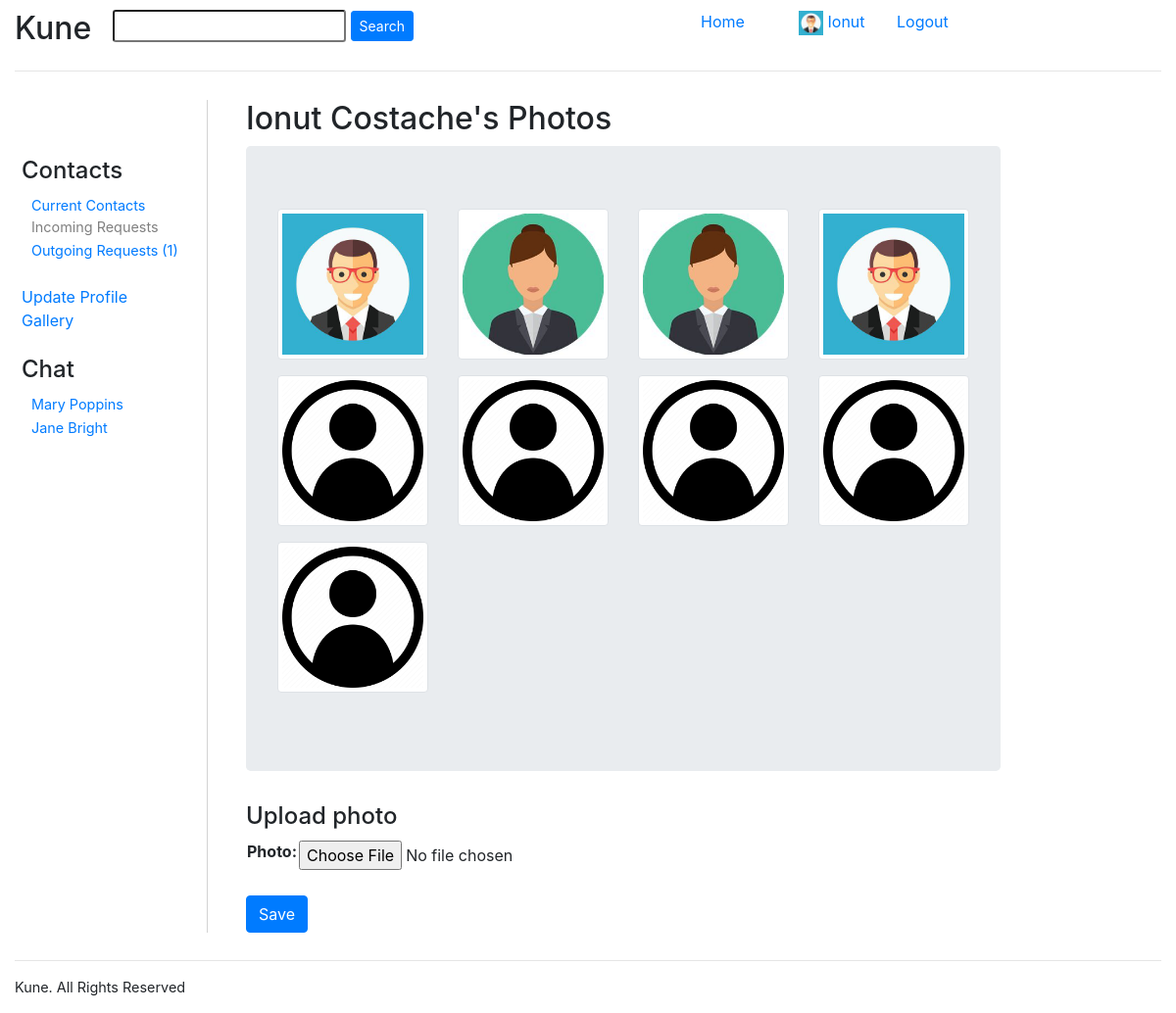
Before: /gallery (signed in) with the older database file.
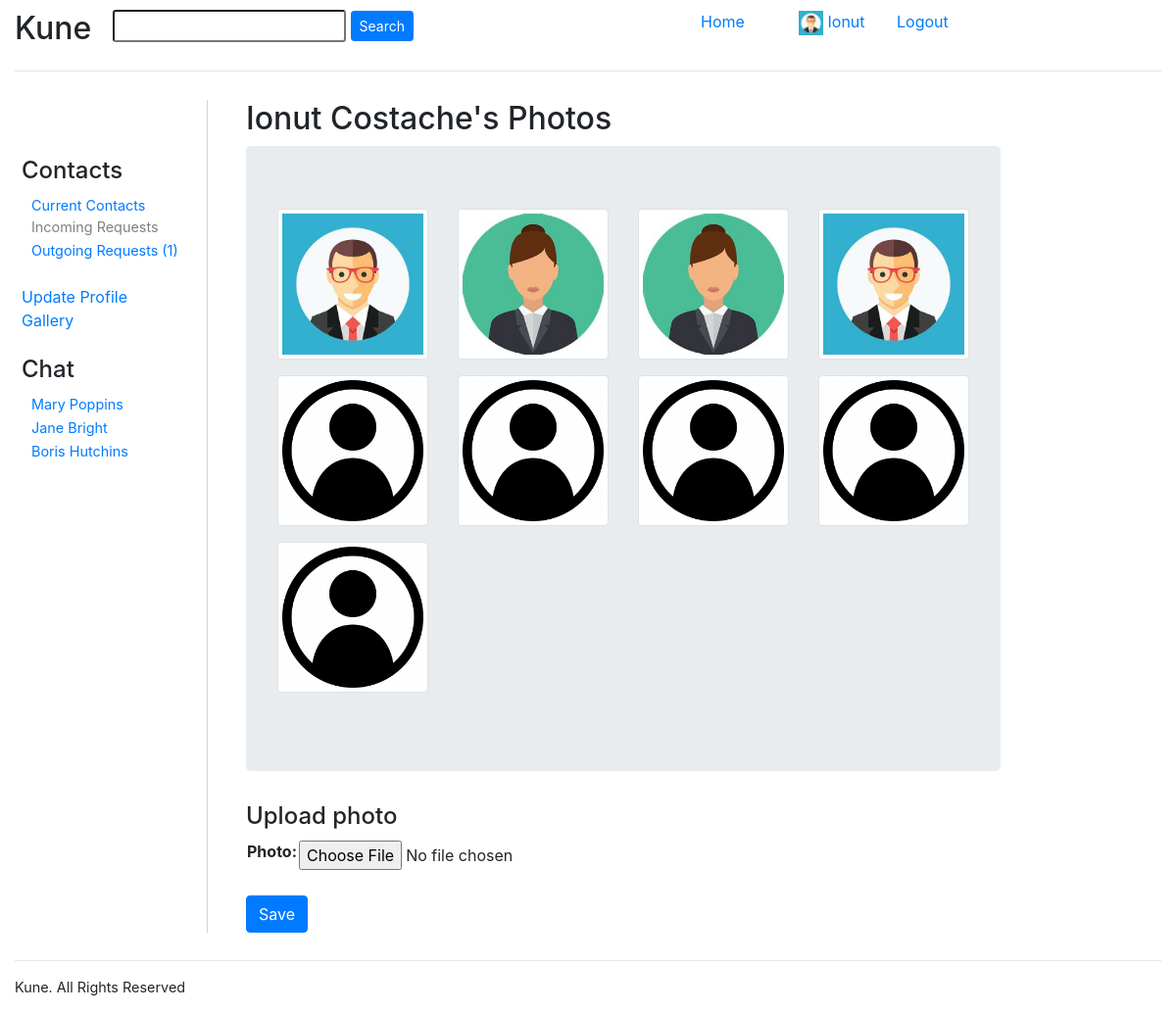
After: the same page with the newer database file.
### users/models.py (models this page shows)
class AppUser(AbstractUser):
    country = models.CharField(max_length = 100, null = False, blank = False)
    about_user = models.TextField(null = True, blank = True)
    contacts = models.ManyToManyField("AppUser", blank = True)
    photo = models.ImageField(upload_to='profile/', default='default/default_profile.png')
    def get_photo(self):
        if self.photo:
            print('media/profile/' + str(self.photo))
            return settings.MEDIA_URL + str(self.photo)
        return settings.MEDIA_URL + self._meta.get_field('photo').get_default()

### users/views.py (the view)
# urls.py: path('gallery', views.gallery, name = 'gallery'),
@login_required
def gallery(request):
    if request.method == 'GET':
        user_photos = UserPhoto.objects.filter(owner=request.user).order_by('-added_on')
        user_photos_list = []
        for record in user_photos:
            user_photos_list.append(record.photo)
        upload_form = PhotoUploadForm()
        context = get_user_context(request.user, request.user.id)
        return render(request, 'gallery.html', {'photos': user_photos_list,
                                                'upload_form': upload_form,
                                                'photos_user': request.user,
                                                'incoming_connections': context['incoming_connections'],
                                                'outgoing_connections': context['outgoing_connections'],
                                                'contacts': context['contacts_list']})
    else:
        return HttpResponse("Invalid request")

### users/forms.py
class PhotoUploadForm(forms.Form):
    owner = 'Owner'
    photo = forms.ImageField(required = True)
    class Meta:
        model = UserPhoto
        fields = ['owner', 'photo']

### users/views.py (called while the page is built)
def get_user_context(user, userid):
    user_instance = AppUser.objects.get(id=userid)
    serializer = AppUserSerializer(user_instance)
    contacts = serializer.data['contacts']
    contacts_list = []
    for result in contacts:
        contact = AppUser.objects.get(id=result)
        contacts_list.append(contact)
    incoming_connections = ConnectionRequest.objects.filter(Q(sent_to=user) & Q(status='pending')).count()
    outgoing_connections = ConnectionRequest.objects.filter(Q(initiated_by=user) & Q(status='pending')).count()
    return {'incoming_connections': incoming_connections,
            'outgoing_connections': outgoing_connections,
            'contacts_list': contacts_list}

### users/templates/gallery.html (shortened to what this page needs)
{% extends "./base.html" %}
{% block content %}
    <h2>{{ photos_user.first_name }} {{photos_user.last_name }}'s Photos</h2>
    <div class="jumbotron">
        <div class="row">
            {% for photo in photos %}
                <div class="col-sm-6 col-md-4 col-lg-3" >
                    <figure>
                        <img src="{{ photo.url }}" class="img-thumbnail">
                    </figure>
                </div>
            {% endfor %}
        </div>
    </div>
    {% if upload_form %}
        <h4>Upload photo</h4>
        <form id="upload_form" method="post" action = "{% url 'upload_photo' %}" enctype="multipart/form-data">
            <table>
                {{ upload_form.as_table }}
            </table><br/>
            <input class="btn btn-primary" type="submit" name="submit" value="Save" />
        </form>
    {% endif %}
{% endblock %}

### users/templates/base.html (shortened to what this page needs)
{% include "./header.html" %}
<div class="container-fluid" >
    <div class="row" style="min-height:10px;"></div>
    <div class="row">
        {% include "./title.html" %}
    </div>
    <hr style="height:1px;color:lightgray;">
    <div class="row" style="min-height:400px;">
        <div class="col-sm-2" id="left-section" style="background-color: white; margin: 1%; border-right: 1px solid lightgrey;padding:10px">
            {% block left_section %}
                {% include "./left_section.html" %}
            {% endblock %}
        </div>
        <div class="col-sm-8" id="content" style="background-color: white; margin: 1%;">
            {% block content %}{% endblock %}
        </div>
        <div class="col-sm-1" id="right-section" style="background-color: white;">
        </div>
    </div>
    <div class="row">
        {% include "./footer.html" %}

### users/templates/header.html (shortened to what this page needs)
{% load bootstrap4 %}
{% load static %}
<!DOCTYPE html>
<html lang="en">
    <head>
        <link rel="stylesheet" type="text/css" href ="{% static 'css/bootstrap.min.css' %}">
    </head>
    <body>

### users/templates/title.html
<div class="col-sm-1" id="top-brand-section" style="min-width: 100px">
    <h2 id="application_title">Kune</h2>
</div>
<div class="col-sm-4" id="top-search-section" style="min-width: 300px">
    {% if user.is_authenticated %}
    <form id="search_contacts" method="get" action = "{% url 'search' %}" enctype="text/plain"}>
        <input class="form-control-sm" type="search" name="search_text" style="vertical-align:middle;" />
        <input class="btn btn-primary btn-sm" type="submit" name="submit_search" value="Search" style="vertical-align:middle;"/>
    </form>
    {% endif %}
</div>
<div class="col-sm-2"></div>
<div class="col-sm-1" id="home">
    <a class="nav_link" href="/">Home&nbsp;</a>
</div>
<div class="col-sm-1" id="user">
    {% if user.is_authenticated %}
        <img src="{{ user.get_photo }}" alt="user profile photo" width="25" height="25">
        <a class="nav_link" href="../get_profile/{{user.id}}">{{ user.first_name }}</a>
    {% else %}
        <a class="nav_link" href="{% url 'register' %}">Register</a>
    {% endif %}
</div>
<div class="col-sm-1" id="login-logout">
    {% if user.is_authenticated %}
        <a class="nav_link" href="{% url 'logout' %}">Logout</a>
    {% else %}
        <a class="nav_link" href="{% url 'login' %}">Login</a>
    {% endif %}
</div>

### users/templates/left_section.html
{% if user.is_authenticated %}
    <br/><br/>
    <h4>Contacts</h4>
    <a href="{% url 'current_contacts' %}" style="padding:10px;font-size:0.9em">Current Contacts</a><br/>
    {% if incoming_connections > 0 %}
        <a href="{% url 'incoming_connection_requests' %}" style="padding:10px;font-size:0.9em">Incoming Requests ({{incoming_connections}})</a>
        <br/>
    {% else %}
        <p style="color:gray;margin:0;padding-left:10px;font-size:0.9em">Incoming Requests</p>
    {% endif %}
    {% if outgoing_connections > 0 %}
        <a href="{% url 'outgoing_connection_requests' %}" style="padding:10px;font-size:0.9em">Outgoing Requests ({{outgoing_connections}})</a>
    {% else %}
        <p style="color:gray;margin:0;padding-left:10px;font-size:0.9em">Outgoing Requests</p>
    {% endif %}
    <br/><br/>
    <a href="{% url 'update_profile' %}">Update Profile</a><br/>
    <a href="{% url 'gallery' %}">Gallery</a>
    <br/></br>
    <h4>Chat</h4>
    {% for contact in contacts %}
        {% if contact.id < user.id %}
            <a href="/chat/{{contact.id}}and{{user.id}}" style="padding:10px;font-size:0.9em;">{{ contact.first_name}} {{ contact.last_name }}</a><br/>
        {% else %}
            <a href="/chat/{{user.id}}and{{contact.id}}" style="padding:10px;font-size:0.9em;">{{ contact.first_name}} {{ contact.last_name }}</a><br/>
        {% endif %}
    {% endfor %}
{% else %}
    <br/><br/><br/><br/><br/><br/>
    <p style="text-align:right">What if there was a different wait to spend your time on social media?</p>
{% endif %}

### users/templates/footer.html
<div class="container-fluid">
    <div class="row">
        <div class="col-md-12" id="footer">
            <hr>
            <p style="font-size:0.9em">Kune. All Rights Reserved</p>
        </div>
    </div>
</div>
</body>
</html>

Changed rows visible on the page:
now on this page (row edited): AppUser: first_name "Boris", last_name "Hutchins"
